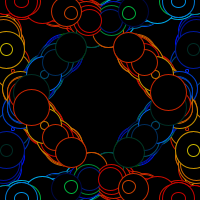
Frame 1 (no input)
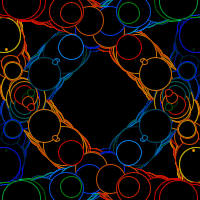
Frame 60 (the mouse pressed at the canvas centre just before this capture)
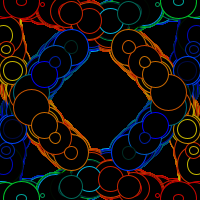
Frame 120 (the mouse held since frame 60 and released just before this capture)

The Processing sketch that drew these frames (run headless with seeded random() and noise(); from frame 60 on, the mouse is pressed at the canvas centre):

// Processing sketch: processing_13617
// ── processing_13617.pde

void setup(){
  size(200,200);
background(0);
smooth();
}

void draw(){
  int i=0;
  for(int a=0; a<200; a=a+5){
  for(int b=0; b<200; b=b+5){
  float d= dist(a,b,100,100);
  float c=(sin(radians(d*150+i)+1))*200;
  float e=(cos(radians(d*150+i)+1))*200;
  stroke(0,random(c),random(255));
  
  
  fill(0);
  float x=random(40);
  ellipse(e,c,x,x);
  ellipse(200-e,200-c,x,x);
  stroke(200,random(e),0);
  ellipse(e,200-c,x,x);
  ellipse(200-e,c,x,x);
  }
  }
i=i+5;

  
}
                
                                                
